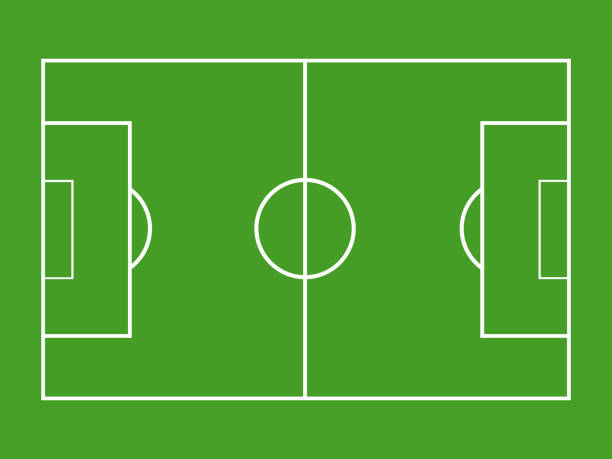
#> input picture soccerfield.jpg, 612 x 459 px
$ python ajuste.py
#> lines starting #> are read from the running program, lines starting #| are printed output that depends on the picture
from PIL import Image

# Cargar la imagen original
image_path = "soccerfield.jpg"  # Reemplaza con la ruta a tu imagen
image = Image.open(image_path)
#> image is the input picture: PIL image 612x459 RGB; mean R, G, B 77.7, 161.9, 47.5

# Redimensionar la imagen a 612x612 píxeles
image_square = image.resize((612, 612))
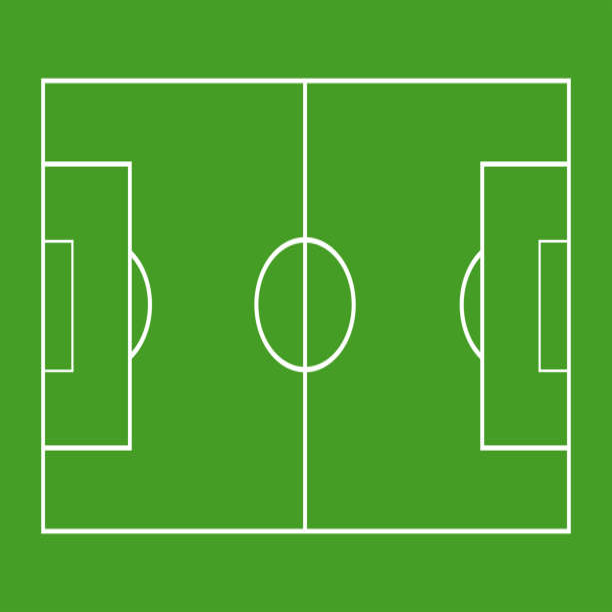
#> image_square: PIL image 612x612 RGB; mean R, G, B 77.6, 161.8, 47.5

# Guardar la imagen ajustada
adjusted_image_path = "soccer_field_adjusted.png"  # Reemplaza con la ruta donde quieres guardar la imagen ajustada
image_square.save(adjusted_image_path)

print(f"Imagen ajustada guardada en: {adjusted_image_path}")
